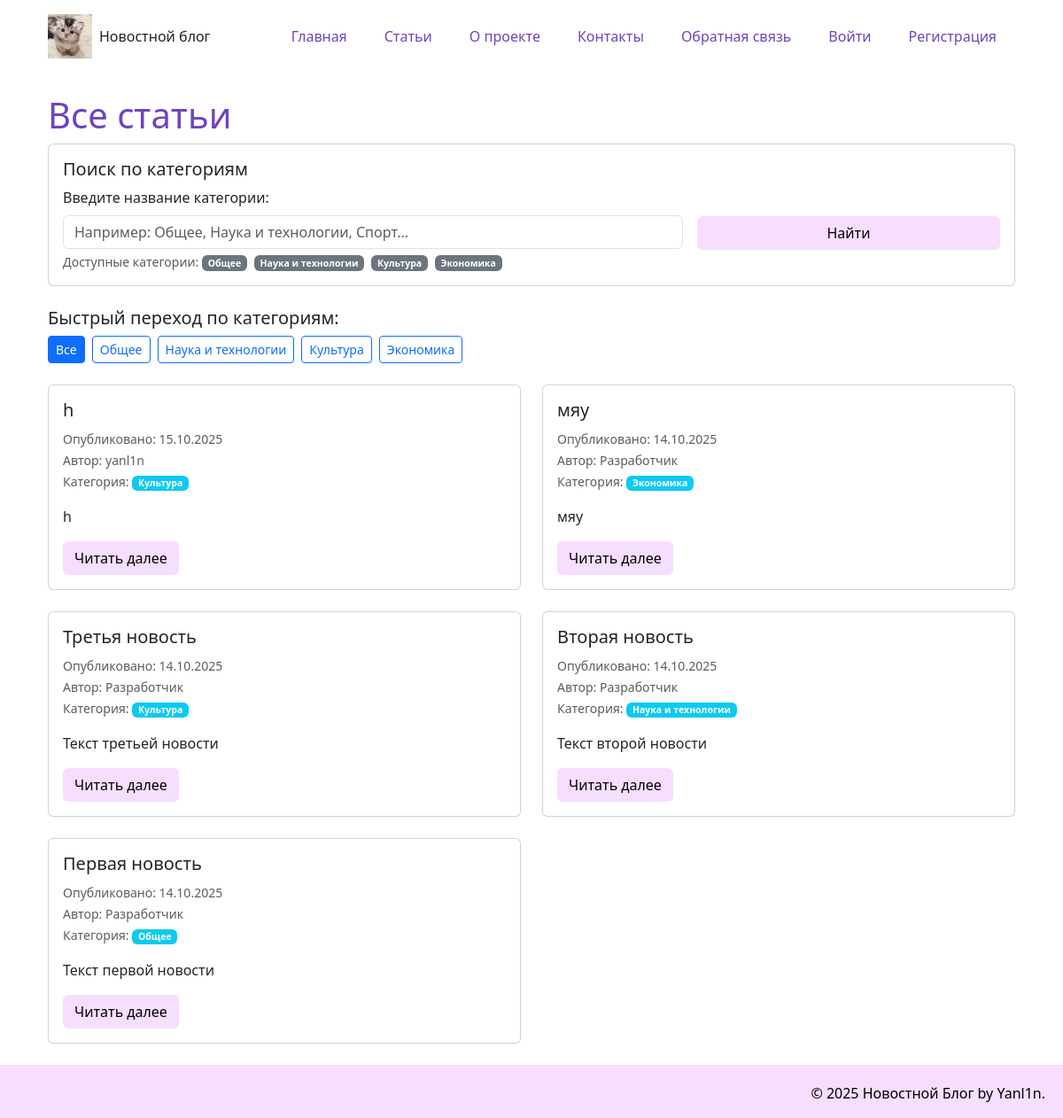
/articles, run on an earlier commit of the app's database.
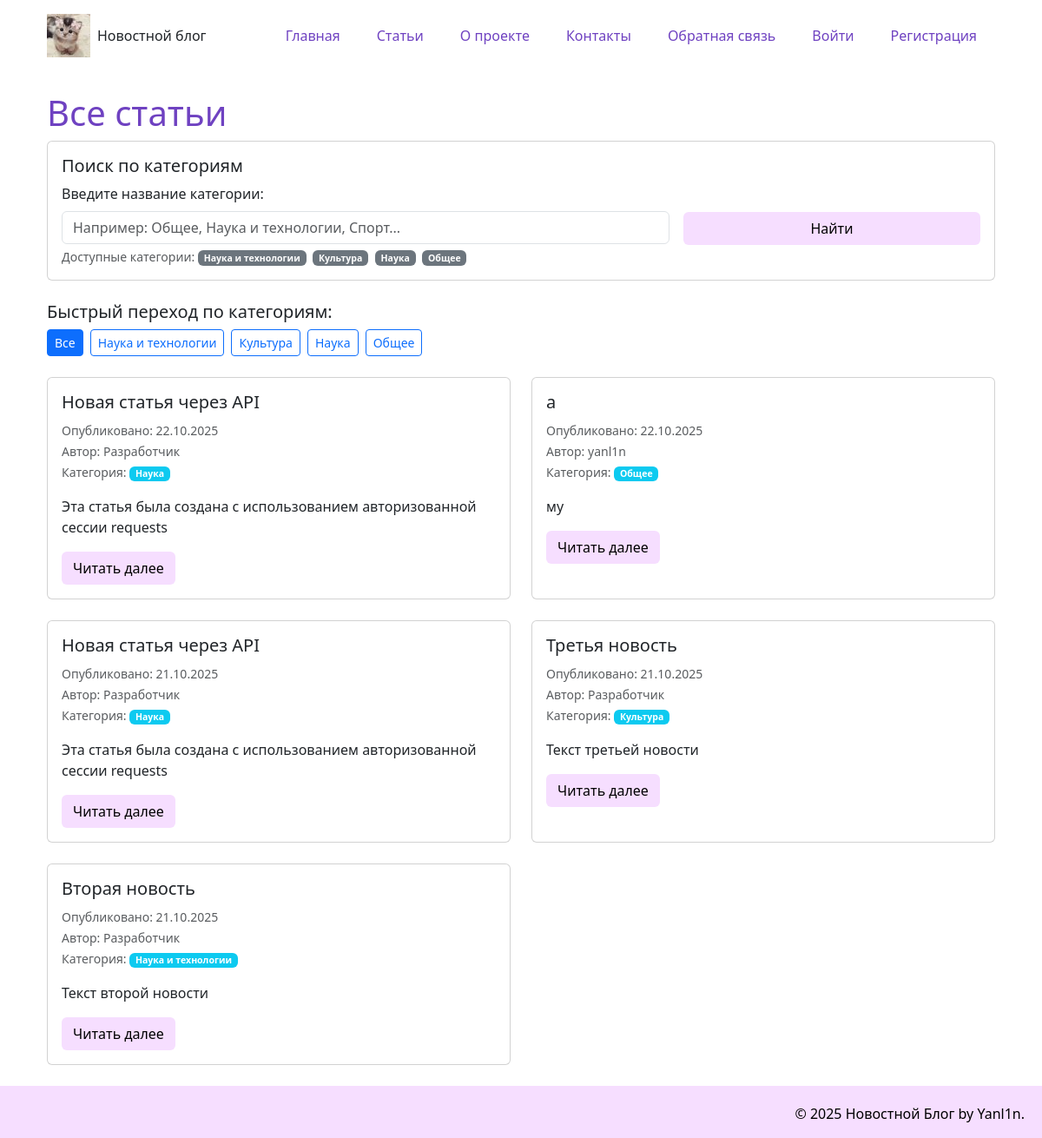
And on a later commit of the database.
### models.py (models this page shows, shortened)
class Article(data_base.Model):
    __tablename__= "article"
    id = data_base.Column(data_base.Integer, primary_key = True)
    title = data_base.Column(data_base.String(200), nullable=False)
    text = data_base.Column(data_base.Text, nullable=False)
    date = data_base.Column(data_base.DateTime, default=datetime.utcnow)
    user_id = data_base.Column(data_base.Integer, data_base.ForeignKey('user.id'), nullable=False)
    category = data_base.Column(data_base.String(50), default='Общая')
    comment = data_base.relation('Comment', backref='article', lazy='dynamic')

class User(UserMixin, data_base.Model):
    __tablename__= "user"
    id = data_base.Column(data_base.Integer, primary_key = True)
    name = data_base.Column(data_base.String(100), nullable=False)
    email = data_base.Column(data_base.String(100), nullable=False)
    hashed_password = data_base.Column(data_base.String(200), nullable=False)
    date = data_base.Column(data_base.DateTime, default=datetime.utcnow)
    articles = data_base.relationship('Article', backref='author', lazy=True)

### app.py (the view)
@app.route("/articles")
@app.route("/articles/<category>")
def articles_list(category=None):
    if category is None:
        category = request.args.get('category', '').strip()
    if category:
        category = unquote(category)
    categories = data_base.session.query(Article.category).distinct().all()
    categories = [cat[0] for cat in categories if cat[0]]
    if category and category not in categories:
        flash(f'Категория "{category}" не найдена', 'error')
        articles = []
    elif category:
        articles = Article.query.filter_by(category=category).order_by(Article.date.desc()).all()
    else:
        articles = Article.query.order_by(Article.date.desc()).all()
    return render_template('articles_list.html',
                         articles=articles,
                         current_category=category,
                         categories=categories)

### app.py (called while the page is built)
@app.before_request
def before_request():
    if not current_user.is_authenticated:
        jwt_token = request.cookies.get('jwt_token')
        if jwt_token:
            payload = jwt_manager.verify_token(jwt_token)
            if payload:
                user = User.query.get(payload['user_id'])
                if user:
                    login_user(user)

### templates/articles_list.html (shortened to what this page needs)
{% extends 'base.html' %}
{% block content %}
<div class="row">
    <div class="col-12">
        <h1>
            {% if current_category %}
                Статьи в категории: "{{ current_category }}"
            {% else %}
                Все статьи
            {% endif %}
        </h1>
        <div class="card mb-4">
            <div class="card-body">
                <h5 class="card-title">Поиск по категориям</h5>
                <form method="GET" action="{{ url_for('articles_list') }}" class="row g-3">
                    <div class="col-md-8">
                        <label for="category" class="form-label">Введите название категории:</label>
                        <input type="text"
                               class="form-control"
                               id="category"
                               name="category"
                               value="{{ current_category }}"
                               placeholder="Например: Общее, Наука и технологии, Спорт...">
                        <div class="form-text">Доступные категории:
                            {% for cat in categories %}
                            <span class="badge bg-secondary me-1">{{ cat }}</span>
                            {% endfor %}
                        </div>
                    </div>
                    <div class="col-md-4 d-flex align-items-end">
                        <div class="btn-group w-100 mb-4">
                            <button type="submit" class="btn btn-custom">Найти</button>
                        </div>
                    </div>
                </form>
            </div>
        </div>
        <div class="categories-nav mb-4">
            <h5>Быстрый переход по категориям:</h5>
            <div class="d-flex flex-wrap gap-2">
                <a href="{{ url_for('articles_list') }}"
                   class="btn {% if not current_category%} btn-primary{% else %}btn-outline-primary{% endif %} btn-sm">
                    Все
                </a>
                {% for cat in categories %}
                    <a href="{{ url_for('articles_list', category=cat) }}"
                       class="btn {% if current_category == cat %}btn-primary{% else %}btn-outline-primary{% endif %} btn-sm">
                        {{ cat }}
                    </a>
                {% endfor %}
            </div>
        </div>
        {% if articles %}
        <div class="row">
            {% for article in articles %}
            <div class="col-md-6 mb-4">
                <div class="card h-100">
                    <div class="card-body">
                        <h5 class="card-title">
                            {{ article.title }}
                        </h5>
                        <p class="card-text">
                            <small class="text-muted">
                                Опубликовано: {{ article.date.strftime('%d.%m.%Y') }}<br>
                                Автор: {{ article.author.name }}<br>
                                Категория:
                                <span class="badge bg-info">{{ article.category }}</span>
                            </small>
                        </p>
                        <p class="card-text">{{ article.text[:150] }}{% if article.text|length > 150 %}...{% endif %}</p>
                        <a href="{{ url_for('news_article', id=article.id) }}" class="btn btn-custom">Читать далее</a>
                    </div>
                </div>
            </div>
            {% endfor %}
        </div>
        {% endif %}
    </div>
</div>
{% endblock %}

What changed in the data, as far as the page shows it:
removed Article: title "Первая новость", date "14.10.2025", author.name "Разработчик", category "Общее", text "Текст первой новости"
added Article: title "Новая статья через API", date "22.10.2025", author.name "Разработчик", category "Наука", text "Эта статья была создана с использованием авторизованной сессии requests"
changed Article "yanl1n": title "h" → "a"; date "15.10.2025" → "22.10.2025"; category "Культура" → "Общее"; text "h" → "му"
changed Article (number 3 of 5 on the later page): title "мяу" → "Новая статья через API"; date "14.10.2025" → "21.10.2025"; category "Экономика" → "Наука"; text "мяу" → "Эта статья была создана с использованием авторизованной сессии requests"
changed Article "Третья новость": date "14.10.2025" → "21.10.2025"
changed Article "Вторая новость": date "14.10.2025" → "21.10.2025"
Also different on the page:
new list line: "Наука"
list line gone: "Экономика"
